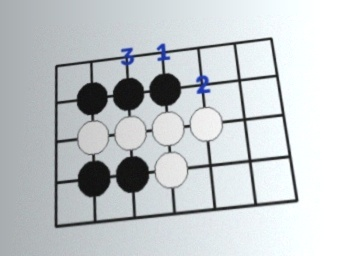
#> input picture tests/fixtures/v2_persp_input.jpg, 344 x 256 px; its folder holds only this picture in this run
$ python -i fullboard.py   (imports and definitions only)
#> lines starting #> are read from the running program, lines starting #| are printed output that depends on the picture; after the words box and inside, x2 and y2 are one past the last pixel; in counts of white or black regions, pixels touching at a corner belong together
### recognition/detect.py
"""棋形识别：纸质死活题照片 -> 网格坐标。

经验（来自 SKILL.md 校对清单，勿回退）：
- 不用投影法找棋盘线（棋子主导投影出假线）——用 HoughLinesP 检测印刷线 + 圆心聚类兜底
- 不用交叉点暗像素分类（白子细边与空点线十字不可分）——用 HoughCircles + 圆心亮度
- HoughCircles param2=28 紧凑可靠；param2=25 会把蓝字/印刷字误检为白子
- 产出叠加核对图（_grid.png），人工核对每颗子是必须质检步骤
- 手写答案双人复核：识别出的编号序列必须列给用户确认，读不准标 "?"
"""
import math
import os

import cv2
import numpy as np


# [614 lines left out: functions _cluster, _detect_lines, _rough_circles, _fuse, _ring_dark_frac, _ring_outline_frac and 13 more, not called in this run]


def _ignore_mask(bgr):
    """手写蓝字掩码（膨胀 2 轮盖住抗锯齿边缘），供棋子分类剔除用。"""
    return cv2.dilate(_blue_mask(bgr), np.ones((3, 3), np.uint8), iterations=2)


# [147 lines left out: functions _big_dark_frac, _core_bright, classify_by_sweep, classify_stones, not called in this run]


def _blue_mask(bgr):
    """蓝笔手写痕迹的 0/255 mask。蓝墨在灰度图里是暗色（~80-100），
    不洗掉会被扫描分类当成黑子（实测数字"1"让空点 dark_frac=0.53 超标）。

    双阈值：浓蓝（S>=60）之外兼容淡蓝/褪色蓝（H 蓝域 + S>=15 + V>=80）——
    实测浅蓝圆珠笔 S 仅 15-50：S>=60 时 5 个答案数字只检出 1 个，S>=20 仍漏
    最淡的"1"；V>=80 大体挡住黑色印刷线（V 50-90，实测两题图无线段误检，
    残留风险由数字双门槛与画回确认门禁兜底）。铅笔（H~16）不在蓝域，免疫。"""
    hsv = cv2.cvtColor(bgr, cv2.COLOR_BGR2HSV)
    # 蓝笔：H 90~130（OpenCV 0-180）
    strong = cv2.inRange(hsv, (85, 60, 40), (135, 255, 255))
    faint = cv2.inRange(hsv, (85, 15, 80), (135, 255, 255))
    mask = cv2.bitwise_or(strong, faint)
    return cv2.morphologyEx(mask, cv2.MORPH_OPEN, np.ones((2, 2), np.uint8))


def _blue_mask_strong(bgr):
    """浓蓝单阈值 mask（旧行为）。网格检测阶段专用：淡蓝墨迹在灰度里
    与线同色，留着恰好"桥接"被手写字压断的线；洗掉了线反而断行
    （实测右缘淡蓝数字洗掉后网格丢两行、相位崩）。分类阶段才用双阈值。"""
    hsv = cv2.cvtColor(bgr, cv2.COLOR_BGR2HSV)
    mask = cv2.inRange(hsv, (85, 60, 40), (135, 255, 255))
    return cv2.morphologyEx(mask, cv2.MORPH_OPEN, np.ones((2, 2), np.uint8))


# [44 lines left out: function detect_blue_digits, not called in this run]


_DIGIT_TEMPLATES = None


def _detect_raw_lines(gray):
    """HoughLinesP 检所有线段，返回带方向的原始线段列表。
    [(x1,y1,x2,y2,'h'|'v')] —— 供四角精化做直线拟合用。
    与 _detect_lines 的区别：那个只返回位置中值，这个保留端点。"""
    h, w = gray.shape
    edges = cv2.Canny(gray, 50, 150)
    lines = cv2.HoughLinesP(edges, 1, np.pi / 180, threshold=60,
                            minLineLength=w // 8, maxLineGap=10)
    out = []
    if lines is not None:
        for l in lines.reshape(-1, 4):  # cv2 5.x 返回 (N,4)，旧版 (N,1,4)
            x1, y1, x2, y2 = map(float, l)
            dx_, dy_ = abs(x2 - x1), abs(y2 - y1)
            if dy_ < 0.15 * dx_ and dx_ > w // 10:
                # 贴图边的全线是页边/照片边界的阴影伪影，不是棋盘线
                # （真棋盘线贴边 = 拍裁掉了半条线，本身就不该入镜）
                if min(y1, y2) > 6 and max(y1, y2) < h - 6:
                    out.append((x1, y1, x2, y2, 'h'))
            elif dx_ < 0.15 * dy_ and dy_ > h // 10:
                if min(x1, x2) > 6 and max(x1, x2) < w - 6:
                    out.append((x1, y1, x2, y2, 'v'))
    return out


# [128 lines left out: functions _fit_line, _fit_line_dark, _refine_corners, not called in this run]


_WARP_CELL = 44      # warp 后每格固定 44px：下游所有像素阈值变常量
_WARP_MARGIN = 36    # warp 后四周留白


# [158 lines left out: functions _warp_board, _extend_grid_edges, _quad_matches_grid, _merge_digits, _digit_templates, _classify_digit, not called in this run]


def _deskew_image(bgr):
    """拍书页常带透视倾斜（实测竖线偏 6° 而横线水平——侧面拍的梯形畸变），
    先按横竖线主角度做仿射矫正，把网格拉回轴对齐。

    为什么必须做：倾斜下同一条竖线在不同高度的 x 差可达 50px+，
    线段中点聚类会把一条线拆成多个簇、相邻线并入一簇，间距估计
    （实测 63 被估成 43.9）和粗网格全面崩溃，warp 前的四角精化也跟着
     latch 到错误线。矫正后各线残余角度差 <1°（约 ±9px/530px），
    在粗网格容差内；四角精化 + warp 再精确处理剩余透视。
    线段不足或倾角 <0.7° 时原样返回。"""
    h, w = bgr.shape[:2]
    gray = cv2.cvtColor(bgr, cv2.COLOR_BGR2GRAY)
    gray[_blue_mask(bgr) > 0] = 255
    segs = _detect_raw_lines(gray)
    min_len = min(h, w) * 0.25  # 只用长段估角度，短段（棋子弧切线）噪声大
    ah, av = [], []
    for x1, y1, x2, y2, o in segs:
        if (x2 - x1) ** 2 + (y2 - y1) ** 2 < min_len ** 2:
            continue
        a = (math.atan2(y2 - y1, x2 - x1) if o == "h"
             else math.atan2(x2 - x1, y2 - y1))
        # 同一条线的 Hough 端点方向任意（可能反向 180°），不规约的话
        # 中位数会落在 177° 上，仿射直接变成上下翻转（实测整盘棋子镜像）
        a = math.degrees(a) % 180
        if a > 90:
            a -= 180
        if o == "h":
            ah.append(math.radians(a))
        else:
            av.append(math.radians(a))
    if len(ah) < 2 or len(av) < 2:
        return bgr, False
    th, tv = float(np.median(ah)), float(np.median(av))
    if abs(th) < math.radians(0.7) and abs(tv) < math.radians(0.7):
        return bgr, False
    # 仿射：横线方向 u→(1,0)，竖线方向 v→(0,1)
    ux, uy = math.cos(th), math.sin(th)
    vx, vy = math.sin(tv), math.cos(tv)
    T = np.linalg.inv(np.array([[ux, vx], [uy, vy]]))
    corners = np.array([[0, 0], [w, 0], [0, h], [w, h]], dtype=float)
    tc = corners @ T.T
    minxy, maxxy = tc.min(axis=0), tc.max(axis=0)
    M = np.hstack([T, (-minxy).reshape(2, 1)]).astype(np.float32)
    nw = int(math.ceil(maxxy[0] - minxy[0]))
    nh = int(math.ceil(maxxy[1] - minxy[1]))
    out = cv2.warpAffine(bgr, M, (nw, nh), borderValue=(245, 242, 235))
    return out, True


# [1177 lines left out: functions _peaks, _vote_hists, _refine_lines, detect_grid_vote, _line_width_at, _grid_quality and 25 more, not called in this run]

### fullboard.py
"""整盘（19 路）网格检测——形态学线提取 + 等间距峰列筛选。

为什么不用现管线（detect_grid/vote 盲检点阵）：整页照里 19 路盘格距只有
17~22px，微斜线的投票能量分散到多个 bin，直方图上大半线峰是 0（实测
page1_b0 的 rowh 19 条线只有 3~4 个非零峰），任何基于它的评分都会被噪声解
赢过。形态学长核开运算（cv2.MORPH_OPEN + 2*s 横/竖核）后投影，一条微斜线
的全部能量集中在 1~2 个 bin，19 条线全部清晰出峰，文字笔画被长核滤除。

流程：
1. 暗像素二值 → 横/竖长核开运算 → 投影剖面
2. 峰检测（thr=0.25*max）
3. acf 估格距 s0
4. 峰对锚定：枚举峰对 (i,j)，跨度 ≈ 18*s0 的等分网格，逐线在 ±0.35s 内
   找实际峰验证，取验证得分最高者
5. 逐线吸附到亚像素峰位 → 二次拟合兜底（透视渐变实测 16→19px/格）
"""
import cv2
import numpy as np

from recognition import detect as D


def _dark_mask(gray):
    med = float(np.median(gray))
    return (gray < med * 0.85).astype(np.uint8) * 255


def _line_proj(dark, s, axis):
    """长核开运算提取线后投影。axis="h" 提横线（返回行剖面）。"""
    k = max(int(round(2.0 * s)), 15)
    kernel = cv2.getStructuringElement(
        cv2.MORPH_RECT, (k, 1) if axis == "h" else (1, k))
    lines = cv2.morphologyEx(dark, cv2.MORPH_OPEN, kernel)
    proj = lines.sum(axis=1 if axis == "h" else 0).astype(np.float64) / 255.0
    return proj


def _peaks_f(pj, thr_frac=0.10):
    """峰位（亚像素重心）与峰值。

    阈值不能高：线被白子盖断 + 开运算在缺口两侧各损失半个核长，远端线峰
    可低到 0.14*max（实测 page1_b0 右半竖线）。阈值只负责去掉纯噪声，
    真正的筛选靠峰对锚定的 19 条等间距验证——假峰进不了等分网格。
    """
    thr = pj.max() * thr_frac
    out = []
    for i in range(1, len(pj) - 1):
        if pj[i] >= pj[i - 1] and pj[i] >= pj[i + 1] and pj[i] > thr:
            c0, c1 = max(i - 2, 0), min(i + 2, len(pj) - 1)
            w = pj[c0:c1 + 1] + 1e-6
            pos = float((np.arange(c0, c1 + 1) * w).sum() / w.sum())
            out.append((pos, float(pj[i])))
    return out


def acf_period(proj, lo=6, hi=90):
    h = np.asarray(proj, dtype=np.float64)
    h = h - h.mean()
    if h.std() < 1e-9:
        return None
    n = len(h)
    hi = min(hi, n // 3)
    ac = [float((h[:n - k] * h[k:]).sum() /
                (np.linalg.norm(h[:n - k]) * np.linalg.norm(h[k:]) + 1e-9))
          for k in range(lo, hi + 1)]
    ac = np.array(ac)
    pk = [i for i in range(1, len(ac) - 1) if ac[i] >= ac[i - 1] and ac[i] >= ac[i + 1]]
    if not pk:
        return None
    mx = ac[pk].max()
    cand = [p for p in pk if ac[p] >= 0.7 * mx]
    return float(lo + cand[0])


# [74 lines left out: functions _quad_fit, _regularize, _snap_score, _refine_candidate, _line_images, not called in this run]


def detect_full(gray, n=19, with_lines=False):
    """返回 (xs, ys)：n 条竖线、n 条横线（gray 坐标）。失败返回 None。

    with_lines=True 时额外返回 (vline, hline)，供 _curve_grid 局部重测。
    """
    bg = cv2.medianBlur(gray, 91)
    norm = cv2.divide(gray, bg, scale=255)
    dark = ((gray < float(np.median(gray)) * 0.85) | (norm < 195)).astype(np.uint8) * 255

    s_guess = acf_period(dark.sum(axis=1).astype(np.float64))
    if s_guess is None:
        return None
    axes = []
    for axis in ("v", "h"):
        proj = _line_proj(dark, s_guess, axis)
        pks = _peaks_f(proj)
        if len(pks) < n:
            return None
        s0 = acf_period(proj) or s_guess
        best, best_score = None, -1.0
        span_t = (n - 1) * s0
        for i in range(len(pks)):
            for j in range(i + 1, len(pks)):
                span = pks[j][0] - pks[i][0]
                if abs(span - span_t) > 0.12 * span_t:
                    continue
                cand = list(np.linspace(pks[i][0], pks[j][0], n))
                sc, vals = _refine_candidate(pks, cand, s0, n)
                if sc > best_score:
                    best_score, best = sc, vals
        if best is None:
            return None
        # 端点边框精修：网格首末线是粗边框，但投影峰形常分裂成双峰
        # （实测 18.0/21.0/22.9），吸附取错峰后端点偏出边框 3~4px，
        # 采样点落到边框旁纸面上 → 整条边缘行列误判白子。在 ±0.25s 内
        # 重取最强峰（含亚像素重心）把端点压回边框上。
        lo_w, hi_w = 0, len(proj) - 1
        for e in (0, n - 1):
            w0 = int(max(best[e] - 0.25 * s0, lo_w))
            w1 = int(min(best[e] + 0.25 * s0, hi_w))
            if w1 <= w0:
                continue
            seg = proj[w0:w1 + 1]
            b_local = w0 + int(np.argmax(seg))
            c0, c1 = max(b_local - 2, w0), min(b_local + 2, w1)
            wgt = proj[c0:c1 + 1] + 1e-6
            best[e] = float((np.arange(c0, c1 + 1) * wgt).sum() / wgt.sum())
        # 二次拟合兜底：透视渐变下吸附值仍可能有小抖动
        coef = _quad_fit(best)
        m = coef[0] + coef[1] * np.arange(n) + coef[2] * np.arange(n) ** 2
        out = []
        for v, mv in zip(best, m):
            out.append(float(v if abs(v - mv) <= 0.3 * s0 else mv))
        axes.append(out)
    if with_lines:
        vline, hline = _line_images(dark, s_guess)
        return axes[0], axes[1], vline, hline
    return axes[0], axes[1]


# [42 lines left out: functions _edge_ghost_shift, _edge_has_structure, not called in this run]


def recognize_full(gray, gcls, n=19, curve=True):
    """整盘入口：网格检测 → 曲线网格 → 分类 → 边缘假白反馈平移（带验证）。

    curve=True（默认）启用分段曲线网格：书页弯曲使竖线成曲线（实测摆动
    0.3~0.7 格），直线模型的采样点在弯曲区偏出交点，是"右上角不准"和
    "白子全崩"的根因。旧版把曲线网格关掉是因为当时的白子判据依赖 ring，
    对 ±1px 抖动极敏感（b1 白 39→12）；判据改为 core 主导后容忍度足够，
    曲线网格才敢开。

    平移验证的必要性：错位一格的网格（锚到装订阴影带）平移修正后棋子
    检出变全（实测 b0 22→32）；但边缘框线点被误判白时也会触发平移信号
    （b1/b2），此时平移会把网格移出棋盘、棋子骤减——总数不降才接受平移，
    否则维持原网格。平移时 pts 同步平移，保持与 xs/ys 一致。

    返回 (xs, ys, black, white)。"""
    det = detect_full(gray, n, with_lines=curve)
    if det is None:
        return None
    if curve:
        xs, ys, vline, hline = det
        s0 = min(float(np.median(np.diff(xs))), float(np.median(np.diff(ys))))
        pts = _curve_grid(vline, hline, xs, ys)
        pts, has = _snap_to_cross(vline, hline, pts, s0)
        # 邻居插值（_interp_missing）实测弊大于利：白子处采样点被"修正"后，
        # 反而把已判对的白子挪出圆心（b1 的 i2j12 丢失，b0/b2 各多一个幻影）。
        # 根因是白子盖住线后，插值依据的邻点本身跨了 1~2 格，误差被放大。
        # 保留实现备查，但默认不启用。
        # pts = _interp_missing(pts, has, len(xs), len(ys))
    else:
        xs, ys = det
        pts = None
    gnorm = _illum_normalize(gcls)
    s_x = float(np.median(np.diff(xs)))
    s_y = float(np.median(np.diff(ys)))
    black, white, _ = classify_full(gcls, xs, ys, pts, gray_norm=gnorm)
    for _ in range(2):
        shift = _edge_ghost_shift(black, white, n)
        if shift is None:
            break
        sx, sy = shift
        xs_t = [x + sx * s_x for x in xs]
        ys_t = [y + sy * s_y for y in ys]
        pts_t = ([[(x + sx * s_x, y + sy * s_y) for (x, y) in row] for row in pts]
                 if pts is not None else None)
        b_t, w_t, _ = classify_full(gcls, xs_t, ys_t, pts_t, gray_norm=gnorm)
        shift_t = _edge_ghost_shift(b_t, w_t, n)
        if shift_t is not None:
            if (shift_t[0] == -sx and sx != 0) or (shift_t[1] == -sy and sy != 0):
                break      # 平移后指纹指向反方向：来回振荡，两解都有问题
            # 平移后仍有新指纹：若新指纹边贴着真实线结构，平移有效接受；
            # 若新指纹边周围无结构（网格移出棋盘落到纸面上），拒绝。
            edge2 = ("R", "L", "B", "T")[(0 if shift_t[0] < 0 else 1 if shift_t[0] > 0
                                          else 2 if shift_t[1] < 0 else 3)]
            struct = _edge_has_structure(gcls, b_t, w_t, xs_t, ys_t, edge2, n,
                                         min(s_x, s_y))
            if struct < 12:
                break
        if len(b_t) + len(w_t) < len(black) + len(white):
            break
        xs, ys, pts = xs_t, ys_t, pts_t
        black, white = b_t, w_t
    return xs, ys, black, white


# [229 lines left out: functions _illum_normalize, _snap_to_cross, _interp_missing, _seg_measure, _fill_and_smooth, _curve_grid and 1 more, not called in this run]


def recognize_full_board(photo_path, n=19):
    """整盘识别入口（与 detect.recognize 返回结构兼容）。

    自带预处理（缩放/去斜/蓝墨双洗，与 prep_grid 同源）。corner 恒 None
    ——整盘四边都是边界，"两墙两开放"的墙角判定不适用。
    """
#> called with photo_path = 'tests/fixtures/v2_persp_input.jpg', n = 19
    bgr = cv2.imread(photo_path)
#> bgr is the input picture: shape (256, 344, 3); mean B, G, R 203.3, 200.7, 195.8
    if bgr is None:
        raise ValueError("照片读取失败")
    h, w = bgr.shape[:2]
#> h = 256; w = 344
    if max(h, w) > 1600:
        sc = 1600 / max(h, w)
        bgr = cv2.resize(bgr, (int(w * sc), int(h * sc)))
    bgr, _ = D._deskew_image(bgr)
#> in _blue_mask, `hsv = cv2.cvtColor(bgr, cv2.COLOR_BGR2HSV)`: hsv: shape (256, 344, 3); mean H, S, V 88, 10.9, 203.4
#> in _blue_mask, `strong = cv2.inRange(hsv, (85, 60, 40), (135, 255, 255))`:
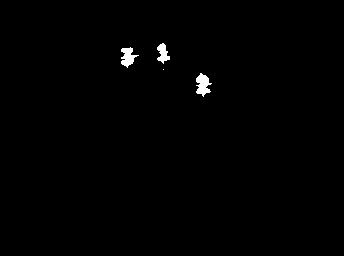
#> strong: shape (256, 344); 0.67% white; 4 white regions (1 under 20 px), largest, box (x1, y1, x2, y2) and area: (196, 73, 212, 97) 228, (121, 47, 139, 68) 201, (157, 43, 170, 64) 156
#> in _blue_mask, `faint = cv2.inRange(hsv, (85, 15, 80), (135, 255, 255))`: faint: shape (256, 344); 2.9% white; 416 white regions (407 under 20 px), largest, box (x1, y1, x2, y2) and area: (189, 67, 216, 100) 425, (115, 43, 140, 72) 406, (146, 37, 175, 65) 360
#> in _blue_mask, `mask = cv2.bitwise_or(strong, faint)`: mask: shape (256, 344); 3% white; 415 white regions (406 under 20 px), largest, box (x1, y1, x2, y2) and area: (189, 67, 216, 100) 444, (115, 43, 140, 72) 421, (146, 37, 175, 65) 368
#> in _blue_mask, `return cv2.morphologyEx(mask, cv2.MORPH_OPEN, np.ones((2, 2), np.uint8))`: returned value: shape (256, 344); 1.9% white; 48 white regions (40 under 20 px), largest, box (x1, y1, x2, y2) and area: (191, 71, 217, 98) 427, (118, 44, 141, 71) 411, (155, 38, 175, 65) 334
#> in _deskew_image, `gray[_blue_mask(bgr) > 0] = 255`:
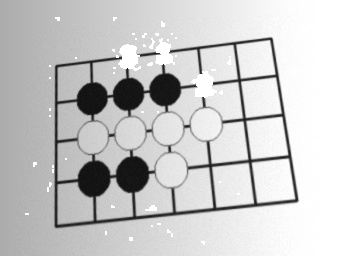
#> gray: shape (256, 344); min 12, max 255, mean 201.3
#> in _detect_raw_lines, `edges = cv2.Canny(gray, 50, 150)`:
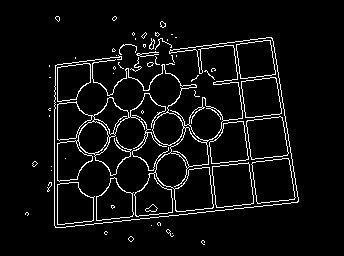
#> edges: shape (256, 344); 5.6% white in thin lines or dots, all inside (x1, y1, x2, y2) = (25, 16, 299, 245)
#> in _detect_raw_lines, `lines = cv2.HoughLinesP(edges, 1, np.pi / 180, threshold=60, minLineLe..`: lines = 19 rows, first 6: [55, 227, 297, 202], [54, 224, 298, 199], [272, 38, 298, 201], [269, 37, 295, 197], [57, 223, 57, 64], [54, 225, 54, 86]
#> the loop in _detect_raw_lines, `for l in lines.reshape(-1, 4):` made 19 passes
#> (x1, y1, x2, y2, dx_, dy_) on passes 1 to 12: (55, 227, 297, 202, 242, 25), (54, 224, 298, 199, 244, 25), (272, 38, 298, 201, 26, 163), (269, 37, 295, 197, 26, 160), (57, 223, 57, 64, 0, 159), (54, 225, 54, 86, 0, 139), (170, 50, 271, 37, 101, 13), (140, 56, 272, 40, 132, 16), (209, 142, 216, 206, 7, 64), (233, 46, 249, 171, 16, 125), (213, 82, 271, 75, 58, 7), (235, 41, 257, 202, 22, 161)
#> after the loop in _detect_raw_lines, `for l in lines.reshape(-1, 4):`: out = 17 items, first 6: (55, 227, 297, 202, 'h'), (54, 224, 298, 199, 'h'), (57, 223, 57, 64, 'v'), (54, 225, 54, 86, 'v'), (170, 50, 271, 37, 'h'), (140, 56, 272, 40, 'h')
#> in _deskew_image, `segs = _detect_raw_lines(gray)`: segs has the same summary as out in _detect_raw_lines
#> the loop in _deskew_image, `for x1, y1, x2, y2, o in segs:` made 17 passes
#> (x1, y1, x2, y2, o, a) on passes 1, 2, 3, 4, 5, 6, 7, 8, 10, 12, 13, 14: (55, 227, 297, 202, 'h', -5.9), (54, 224, 298, 199, 'h', -5.85), (57, 223, 57, 64, 'v', 0), (54, 225, 54, 86, 'v', 0), (170, 50, 271, 37, 'h', -7.33), (140, 56, 272, 40, 'h', -6.91), (209, 142, 216, 206, 'v', 6.24), (233, 46, 249, 171, 'v', 7.29), (235, 41, 257, 202, 'v', 7.78), (206, 140, 213, 207, 'v', 5.96), (49, 66, 121, 56, 'h', -7.91), (186, 169, 282, 158, 'h', -6.54)
#> (x1, y1, x2, y2, o) on passes 9, 11, 16: (213, 82, 271, 75, 'h'), (216, 84, 278, 77, 'h'), (221, 123, 284, 115, 'h')
#> after the loop in _deskew_image, `for x1, y1, x2, y2, o in segs:`: ah = [-0.103, -0.102, -0.128, -0.121, -0.138, -0.114, -0.118]; av = [0, 0, 0.109, 0.127, 0.136, 0.104, 0.118]
#> in _deskew_image, `th, tv = float(np.median(ah)), float(np.median(av))`: th = -0.118; tv = 0.109
#> in _deskew_image, `ux, uy = math.cos(th), math.sin(th)`: ux = 0.993; uy = -0.118
#> in _deskew_image, `vx, vy = math.sin(tv), math.cos(tv)`: vx = 0.109; vy = 0.994
#> in _deskew_image, `T = np.linalg.inv(np.array([[ux, vx], [uy, vy]]))`: T = [[0.994, -0.109], [0.118, 0.993]]
#> in _deskew_image, `corners = np.array([[0, 0], [w, 0], [0, h], [w, h]], dtype=float)`: corners = [[0, 0], [344, 0], [0, 256], [344, 256]]
#> in _deskew_image, `tc = corners @ T.T`: tc = [[0, 0], [342, 40.59], [-27.84, 254.2], [314.1, 294.8]]
#> in _deskew_image, `minxy, maxxy = tc.min(axis=0), tc.max(axis=0)`: minxy = [-27.84, 0]; maxxy = [342, 294.8]
#> in _deskew_image, `M = np.hstack([T, (-minxy).reshape(2, 1)]).astype(np.float32)`: M = [[0.994, -0.109, 27.84], [0.118, 0.993, 0]]
#> in _deskew_image, `nw = int(math.ceil(maxxy[0] - minxy[0]))`: nw = 370
#> in _deskew_image, `nh = int(math.ceil(maxxy[1] - minxy[1]))`: nh = 295
    gray = cv2.cvtColor(bgr, cv2.COLOR_BGR2GRAY)
#> gray: shape (295, 370)
    gcls = gray.copy()
    gcls[D._blue_mask(bgr) > 0] = 255
#> in _blue_mask (call 2), `hsv = cv2.cvtColor(bgr, cv2.COLOR_BGR2HSV)`: hsv: shape (295, 370, 3); mean H, S, V 90.6, 10.6, 211.5
#> in _blue_mask (call 2), `strong = cv2.inRange(hsv, (85, 60, 40), (135, 255, 255))`: strong: shape (295, 370); 0.55% white; 4 white regions (1 under 20 px), largest, box (x1, y1, x2, y2) and area: (213, 96, 229, 120) 226, (141, 62, 160, 82) 205, (178, 62, 191, 83) 166
#> in _blue_mask (call 2), `faint = cv2.inRange(hsv, (85, 15, 80), (135, 255, 255))`: faint: shape (295, 370); 2.4% white; 348 white regions (341 under 20 px), largest, box (x1, y1, x2, y2) and area: (207, 88, 233, 128) 454, (135, 58, 161, 86) 421, (166, 56, 195, 84) 371
#> in _blue_mask (call 2), `mask = cv2.bitwise_or(strong, faint)`: mask: shape (295, 370); 2.4% white; 348 white regions (341 under 20 px), largest, box (x1, y1, x2, y2) and area: (207, 88, 233, 128) 465, (135, 58, 161, 86) 429, (166, 56, 195, 84) 377
#> in _blue_mask (call 2), `return cv2.morphologyEx(mask, cv2.MORPH_OPEN, np.ones((2, 2), np.uint8))`: returned value: shape (295, 370); 1.4% white; 38 white regions (33 under 20 px), largest, box (x1, y1, x2, y2) and area: (209, 94, 234, 121) 444, (139, 59, 161, 87) 399, (176, 57, 195, 85) 343, (152, 222, 161, 227) 35, (171, 58, 177, 66) 22
#> gcls: shape (295, 370); min 14, max 255, mean 208.7
    # 网格检测用强蓝洗（与 prep_grid 同规）：蓝墨在灰度里是暗色，
    # 会污染暗掩码和投影峰（实测不洗则 detect_full 直接失败）
    ggrid = gray.copy()
    ggrid[D._blue_mask_strong(bgr) > 0] = 255
#> in _blue_mask_strong, `return cv2.morphologyEx(mask, cv2.MORPH_OPEN, np.ones((2, 2), np.uint8))`: returned value: shape (295, 370); 0.54% white; 3 white regions, box (x1, y1, x2, y2) and area: (214, 98, 229, 119) 221, (142, 63, 158, 83) 202, (179, 63, 192, 83) 165
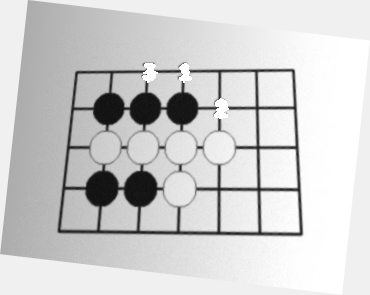
#> ggrid: shape (295, 370); min 14, max 255, mean 208.2
    out = recognize_full(ggrid, gcls, n)
#> in detect_full, `norm = cv2.divide(gray, bg, scale=255)`:
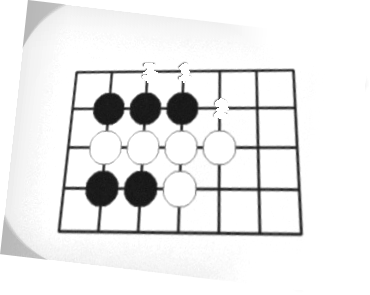
#> norm: shape (295, 370); min 19, max 255, mean 234.7
#> in detect_full, `dark = ((gray < float(np.median(gray)) * 0.85) | (norm < 195)).astype(..`:
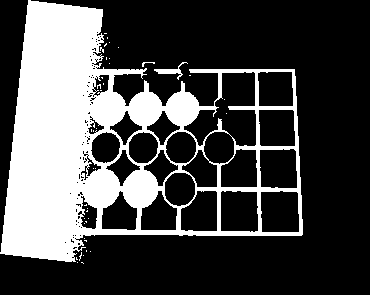
#> dark: shape (295, 370); 28.5% white; 40 white regions (37 under 20 px), largest, box (x1, y1, x2, y2) and area: (0, 0, 303, 262) 30824, (154, 62, 188, 80) 153, (142, 62, 155, 67) 23
#> in acf_period, `h = np.asarray(proj, dtype=np.float64)`: h = 295 values, max 76755 at index 234, min 0 at index 264, mean 26886.5
#> in acf_period, `h = h - h.mean()`: h = 295 values, max 49868.5 at index 234, min -26886.5 at index 264, mean -1.58e-12
#> in acf_period, `n = len(h)`: n = 295
#> in acf_period, `hi = min(hi, n // 3)`: hi = 90
#> in acf_period, `ac = [float((h[:n - k] * h[k:]).sum() / (np.linalg.norm(h[:n - k]) * n..`: ac = 85 values, max 0.626 at index 0, min -0.238 at index 84, mean 0.089
#> in acf_period, `pk = [i for i in range(1, len(ac) - 1) if ac[i] >= ac[i - 1] and ac[i]..`: pk = [31, 34, 36, 58, 71, 76]
#> in acf_period, `mx = ac[pk].max()`: mx = 0.168
#> in acf_period, `cand = [p for p in pk if ac[p] >= 0.7 * mx]`: cand = [31, 34, 36]
#> in detect_full, `s_guess = acf_period(dark.sum(axis=1).astype(np.float64))`: s_guess = 37
#> the loop in detect_full, `for axis in ("v", "h"):` made 1 pass
#> (k in _line_proj, thr in _peaks_f, n in acf_period, hi in acf_period, pk in acf_period, mx in acf_period) on pass 1: (74, 25.8, 370, 90, [83], -0.168)
#> pass 1, in _line_proj, `lines = cv2.morphologyEx(dark, cv2.MORPH_OPEN, kernel)`:
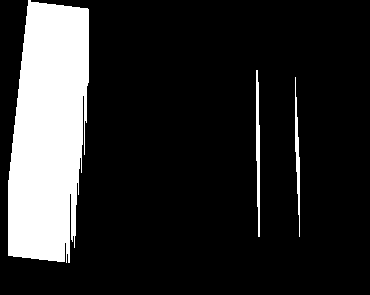
#> lines: shape (295, 370); 16.6% white; 3 white regions, box (x1, y1, x2, y2) and area: (8, 0, 89, 263) 17189, (256, 70, 260, 237) 495, (295, 77, 300, 237) 385
#> after the loop in detect_full, `for axis in ("v", "h"):`: axes = []
    if out is None:
        raise ValueError("整盘网格检测失败")
    xs, ys, black, white = out
    return {
        "cols": len(xs), "rows": len(ys),
        "black": sorted(black), "white": sorted(white),
        "digits": [],
        "corner": None,          # 整盘四边全边界
        "confidence": None,
        "need_confirm": True,    # 整盘识别仍需人工核对
    }


# [117 lines left out: functions _probe_occluded_style, classify_full, not called in this run]

#> (the run stopped early here; a loop or call above may not have finished)
